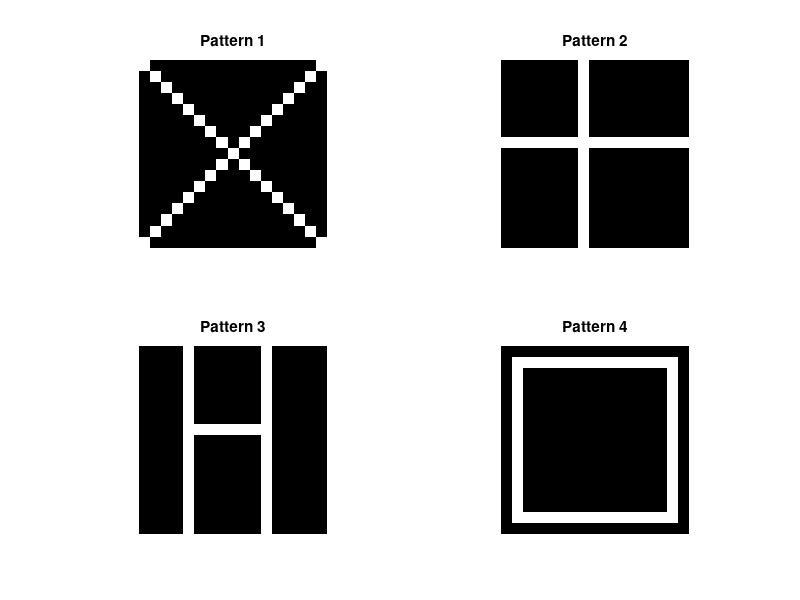

Recreate this plot in MATLAB. (Note: a time limit stopped this script after it produced the figure.)
close all
clear
clc
%% rule 4
pattern1=zeros(17,17);
pattern2=zeros(17,17);
pattern3=zeros(17,17);
pattern4=zeros(17,17);
%pattern 1
for i = 1:17
    pattern1(i,i) = 1;                  
    pattern1(i,17+1-i) = 1;   
end
%pattern2
for i = 1:(17);
    pattern2(i,8) = 1;                % Top left to center
    pattern2(8,i) = 1;                % Double the thickness
  
end


% pattern3
for j = 1:17
    
    
   pattern3(j,5) = 1;                 
   pattern3(j,12) = 1;    
        
   
    pattern3(8,5:12) = 1;

end

%  pattern 4
for i = 2:17-1
    pattern4(i,2) = 1;                  % Top horizontal line
    pattern4(i,17-1) = 1;               % Bottom horizontal line
end
for j = 2:17-1
    pattern4(2,j) = 1;                  % Left vertical line
    pattern4(17-1,j) = 1;               % Right vertical line
end
% Combine all patterns into a single array
all_patterns = zeros(17,17,4);
all_patterns(:,:,1) = pattern1;
all_patterns(:,:,2) = pattern2;
all_patterns(:,:,3) = pattern3;
all_patterns(:,:,4) = pattern4;
f1=figure
% Plot the patterns
for i = 1:4
    subplot(2,2,i);
    imshow(all_patterns(:,:,i));
    title(sprintf('Pattern %d', i));
end
saveas(f1, sprintf('1.png'));
dt = 0.001;         % time step for simulation
tau = 0.010;        % time constant for cells
tmax = 1;           % maximum time to wait
time = 0:dt:tmax;      %time vector
N_t = length(time);
N_unit=289;
r_max=50;
I_threshold=10;
del_I=1;
tau_r=10e-3;
pattern=zeros(17,17);
W=ones(N_unit,N_unit)*(-0.3/N_unit);
figure
for trial = 1:400+4
    r_i = zeros(N_t,N_unit);
    pattern_no = randi(4);
    input_rand = all_patterns(:,:,pattern_no);
    prob = find(rand(N_unit,1) < 0.1 );
    input_rand(prob) = 1-input_rand(prob); 
    for i = 2:N_t                  
        if ( i <N_t/ 2 )           
            
            I_i = input_rand(:)'*50 + r_i(i-1,:)*W;
        else                                     
            I_i= r_i(i-1,:)*W;     
        end
         
         r_i(i,:) = r_i(i-1,:) + dt/tau_r*((r_max./(1+exp(-(I_i-I_threshold)/del_I)))-r_i(i-1,:));
    end
    pattern(:) = r_i(end,:);
    
    rate_t = 25;      
    epsilonp = 0.1/N_unit;       
    epsilonn = 0.25*epsilonp;          
    
          
    dW = epsilonp*(double(r_i'>rate_t))*(double(r_i>rate_t)) - epsilonn*(double(r_i'<rate_t))*(double(r_i>rate_t));
    W = W+dW*dt;    
    W = min(W,8/N_unit);        
    W = max(W,-8/N_unit);
     if ( mod(trial,100) < 5)
        figure(pattern_no)
        subplot(2,1,1)
        imagesc(input_rand)          % Input to network
        subplot(2,1,2)
        imagesc(pattern)     % Response at end of trial
        drawnow
        caxis([0 r_max])
    end
end

for trial = 1:4
    rate = zeros(N_t,N_unit);
    pattern_no = trial;

    % Now set the chosen pattern to be the current trial's input pattern
   input_rand = all_patterns(:,:,pattern_no);
    prob = find(rand(N_unit,1) < 0.1 );
    input_rand(prob) = 1-input_rand(prob)
    
    f44=figure(44)

    subplot('Position',[0.03+0.25*(trial-1) 0.52 0.2 0.35])
    imagesc(input_rand);    % View input patterns
    set(gca,'XTick',[])
    set(gca,'YTick',[])
    title(strcat(['Final Input ', ' ', num2str(pattern_no)]))
    colormap(gray)
     for i = 2:N_t                  
        if ( i <N_t/ 2 )           
            
            I_i = input_rand(:)'*50 + r_i(i-1,:)*W;
        else                                     
            I_i= r_i(i-1,:)*W;     
        end
         
         r_i(i,:) = r_i(i-1,:) + dt/tau_r*((r_max./(1+exp(-(I_i-I_threshold)/del_I)))-r_i(i-1,:));
    end
    pattern(:) = r_i(end,:);
     
    % Finally plot all data on one figure 
    
    subplot('Position',[0.03+0.25*(trial-1) 0.04 0.2 0.35])
    imagesc(pattern);
    set(gca,'XTick',[])
    set(gca,'YTick',[])
    title(strcat(['Final Response ', ' ', num2str(pattern_no)]))
    colormap(gray)
end
saveas(f44, sprintf('44.png'));
%% rule 2
%clf
pattern1=zeros(17,17);
pattern2=zeros(17,17);
pattern3=zeros(17,17);
pattern4=zeros(17,17);
%pattern 1
for i = 1:17
    pattern1(i,i) = 1;                  
    pattern1(i,17+1-i) = 1;   
end
%pattern2
for i = 1:(17);
    pattern2(i,8) = 1;                % Top left to center
    pattern2(8,i) = 1;                % Double the thickness
  
end


% pattern3
for j = 1:17
    
    
   pattern3(j,5) = 1;                 
   pattern3(j,12) = 1;    
        
   
    pattern3(8,5:12) = 1;

end

%  pattern 4
for i = 2:17-1
    pattern4(i,2) = 1;                  % Top horizontal line
    pattern4(i,17-1) = 1;               % Bottom horizontal line
end
for j = 2:17-1
    pattern4(2,j) = 1;                  % Left vertical line
    pattern4(17-1,j) = 1;               % Right vertical line
end
% Combine all patterns into a single array
all_patterns = zeros(17,17,4);
all_patterns(:,:,1) = pattern1;
all_patterns(:,:,2) = pattern2;
all_patterns(:,:,3) = pattern3;
all_patterns(:,:,4) = pattern4;
f11=figure
% Plot the patterns
for i = 1:4
    subplot(2,2,i);
    imshow(all_patterns(:,:,i));
    title(sprintf('Pattern %d', i));
end

dt = 0.001;         % time step for simulation
tau = 0.010;        % time constant for cells
tmax = 1;           % maximum time to wait
time = 0:dt:tmax;      %time vector
N_t = length(time);
N_unit=289;
r_max=50;
I_threshold=10;
del_I=1;
tau_r=10e-3;
pattern=zeros(17,17);
W=ones(N_unit,N_unit)*(-0.3/N_unit);
figure
for trial = 1:400+4
    r_i = zeros(N_t,N_unit);
    pattern_no = randi(4);
    input_rand = all_patterns(:,:,pattern_no);
    prob = find(rand(N_unit,1) < 0.1 );
    input_rand(prob) = 1-input_rand(prob); 
    for i = 2:N_t                  
        if ( i <N_t/ 2 )           
            
            I_i = input_rand(:)'*50 + r_i(i-1,:)*W;
        else                                     
            I_i= r_i(i-1,:)*W;     
        end
         
         r_i(i,:) = r_i(i-1,:) + dt/tau_r*((r_max./(1+exp(-(I_i-I_threshold)/del_I)))-r_i(i-1,:));
    end
    pattern(:) = r_i(end,:);
    
    rate_t = 25;      
    epsilonp = 0.1/N_unit;       
    epsilonn = 0.15*epsilonp;          
    
          
    dW = epsilonp*(double(r_i'>rate_t))*(double(r_i>rate_t)) -2* epsilonn*(double(r_i'<rate_t))*(double(r_i>rate_t));
    W = W+dW*dt;    
    W = min(W,8/N_unit);        
    W = max(W,-8/N_unit);
     if ( mod(trial,100) < 5)
        figure(pattern_no)
        subplot(2,1,1)
        imagesc(input_rand)          % Input to network
        subplot(2,1,2)
        imagesc(pattern)     % Response at end of trial
        drawnow
        caxis([0 r_max])
    end
end

for trial = 1:4
    rate = zeros(N_t,N_unit);
    pattern_no = trial;

    % Now set the chosen pattern to be the current trial's input pattern
   input_rand = all_patterns(:,:,pattern_no);
    prob = find(rand(N_unit,1) < 0.1 );
    input_rand(prob) = 1-input_rand(prob)
    
    f22=figure(22)

    subplot('Position',[0.03+0.25*(trial-1) 0.52 0.2 0.35])
    imagesc(input_rand);    % View input patterns
    set(gca,'XTick',[])
    set(gca,'YTick',[])
    title(strcat(['Final Input ', ' ', num2str(pattern_no)]))
    colormap(gray)
     for i = 2:N_t                  
        if ( i <N_t/ 2 )           
            
            I_i = input_rand(:)'*50 + r_i(i-1,:)*W;
        else                                     
            I_i= r_i(i-1,:)*W;     
        end
         
         r_i(i,:) = r_i(i-1,:) + dt/tau_r*((r_max./(1+exp(-(I_i-I_threshold)/del_I)))-r_i(i-1,:));
    end
    pattern(:) = r_i(end,:);
     
    % Finally plot all data on one figure 
    figure(22)
    subplot('Position',[0.03+0.25*(trial-1) 0.04 0.2 0.35])
    imagesc(pattern);
    set(gca,'XTick',[])
    set(gca,'YTick',[])
    title(strcat(['Final Response ', ' ', num2str(pattern_no)]))
    colormap(gray)
end
saveas(f22, sprintf('22.png'));

%% rule 3
pattern1=zeros(17,17);
pattern2=zeros(17,17);
pattern3=zeros(17,17);
pattern4=zeros(17,17);
%pattern 1
for i = 1:17
    pattern1(i,i) = 1;                  
    pattern1(i,17+1-i) = 1;   
end
%pattern2
for i = 1:(17);
    pattern2(i,8) = 1;                % Top left to center
    pattern2(8,i) = 1;                % Double the thickness
  
end


% pattern3
for j = 1:17
    
    
   pattern3(j,5) = 1;                 
   pattern3(j,12) = 1;    
        
   
    pattern3(8,5:12) = 1;

end

%  pattern 4
for i = 2:17-1
    pattern4(i,2) = 1;                  % Top horizontal line
    pattern4(i,17-1) = 1;               % Bottom horizontal line
end
for j = 2:17-1
    pattern4(2,j) = 1;                  % Left vertical line
    pattern4(17-1,j) = 1;               % Right vertical line
end
% Combine all patterns into a single array
all_patterns = zeros(17,17,4);
all_patterns(:,:,1) = pattern1;
all_patterns(:,:,2) = pattern2;
all_patterns(:,:,3) = pattern3;
all_patterns(:,:,4) = pattern4;
f1=figure
% Plot the patterns
for i = 1:4
    subplot(2,2,i);
    imshow(all_patterns(:,:,i));
    title(sprintf('Pattern %d', i));
end
saveas(f1, sprintf('1.png'));
dt = 0.001;         % time step for simulation
tau = 0.010;        % time constant for cells
tmax = 1;           % maximum time to wait
time = 0:dt:tmax;      %time vector
N_t = length(time);
N_unit=289;
r_max=50;
I_threshold=10;
del_I=1;
tau_r=10e-3;
pattern=zeros(17,17);
W=ones(N_unit,N_unit)*(-0.3/N_unit);
figure
for trial = 1:400+4
    r_i = zeros(N_t,N_unit);
    pattern_no = randi(4);
    input_rand = all_patterns(:,:,pattern_no);
    prob = find(rand(N_unit,1) < 0.1 );
    input_rand(prob) = 1-input_rand(prob); 
    for i = 2:N_t                  
        if ( i <N_t/ 2 )           
            
            I_i = input_rand(:)'*50 + r_i(i-1,:)*W;
        else                                     
            I_i= r_i(i-1,:)*W;     
        end
         
         r_i(i,:) = r_i(i-1,:) + dt/tau_r*((r_max./(1+exp(-(I_i-I_threshold)/del_I)))-r_i(i-1,:));
    end
    pattern(:) = r_i(end,:);
    
    rate_t = 25;      
    epsilonp = 0.1/N_unit;       
    epsilonn = 0.4*epsilonp;          
    
          
    dW = epsilonp*(double(r_i'>rate_t))*(double(r_i>rate_t)) - epsilonn*(double(r_i'<rate_t))*(double(r_i>rate_t));
    W = W+dW*dt;    
    W = min(W,8/N_unit);        
    W = max(W,-8/N_unit);
     if ( mod(trial,100) < 5)
        figure(pattern_no)
        subplot(2,1,1)
        imagesc(input_rand)          % Input to network
        subplot(2,1,2)
        imagesc(pattern)     % Response at end of trial
        drawnow
        caxis([0 r_max])
    end
end

for trial = 1:4
    rate = zeros(N_t,N_unit);
    pattern_no = trial;

    % Now set the chosen pattern to be the current trial's input pattern
   input_rand = all_patterns(:,:,pattern_no);
    prob = find(rand(N_unit,1) < 0.1 );
    input_rand(prob) = 1-input_rand(prob)
    
    f33=figure(33)

    subplot('Position',[0.03+0.25*(trial-1) 0.52 0.2 0.35])
    imagesc(input_rand);    % View input patterns
    set(gca,'XTick',[])
    set(gca,'YTick',[])
    title(strcat(['Final Input ', ' ', num2str(pattern_no)]))
    colormap(gray)
     for i = 2:N_t                  
        if ( i <N_t/ 2 )           
            
            I_i = input_rand(:)'*50 + r_i(i-1,:)*W;
        else                                     
            I_i= r_i(i-1,:)*W;     
        end
         
         r_i(i,:) = r_i(i-1,:) + dt/tau_r*((r_max./(1+exp(-(I_i-I_threshold)/del_I)))-r_i(i-1,:));
    end
    pattern(:) = r_i(end,:);
     
    % Finally plot all data on one figure 
    
    subplot('Position',[0.03+0.25*(trial-1) 0.04 0.2 0.35])
    imagesc(pattern);
    set(gca,'XTick',[])
    set(gca,'YTick',[])
    title(strcat(['Final Response ', ' ', num2str(pattern_no)]))
    colormap(gray)
end
saveas(f33, sprintf('33.png'));
% %% rule 5
% pattern1=zeros(17,17);
% pattern2=zeros(17,17);
% pattern3=zeros(17,17);
% pattern4=zeros(17,17);
% %pattern 1
% for i = 1:17
%     pattern1(i,i) = 1;                  
%     pattern1(i,17+1-i) = 1;   
% end
% %pattern2
% for i = 1:(17);
%     pattern2(i,8) = 1;                % Top left to center
%     pattern2(8,i) = 1;                % Double the thickness
%   
% end
% 
% 
% % pattern3
% for j = 1:17
%     
%     
%    pattern3(j,5) = 1;                 
%    pattern3(j,12) = 1;    
%         
%    
%     pattern3(8,5:12) = 1;
% 
% end
% 
% %  pattern 4
% for i = 2:17-1
%     pattern4(i,2) = 1;                  % Top horizontal line
%     pattern4(i,17-1) = 1;               % Bottom horizontal line
% end
% for j = 2:17-1
%     pattern4(2,j) = 1;                  % Left vertical line
%     pattern4(17-1,j) = 1;               % Right vertical line
% end
% % Combine all patterns into a single array
% all_patterns = zeros(17,17,4);
% all_patterns(:,:,1) = pattern1;
% all_patterns(:,:,2) = pattern2;
% all_patterns(:,:,3) = pattern3;
% all_patterns(:,:,4) = pattern4;
% f1=figure
% % Plot the patterns
% for i = 1:4
%     subplot(2,2,i);
%     imshow(all_patterns(:,:,i));
%     title(sprintf('Pattern %d', i));
% end
% saveas(f1, sprintf('1.png'));
% dt = 0.001;         % time step for simulation
% tau = 0.010;        % time constant for cells
% tmax = 1;           % maximum time to wait
% time = 0:dt:tmax;      %time vector
% N_t = length(time);
% N_unit=289;
% r_max=50;
% I_threshold=10;
% del_I=1;
% tau_r=10e-3;
% pattern=zeros(17,17);
% W=ones(N_unit,N_unit)*(-0.3/N_unit);
% figure
% for trial = 1:400+4
%     r_i = zeros(N_t,N_unit);
%     pattern_no = randi(4);
%     input_rand = all_patterns(:,:,pattern_no);
%     prob = find(rand(N_unit,1) < 0.1 );
%     input_rand(prob) = 1-input_rand(prob); 
%     for i = 2:N_t                  
%         if ( i <N_t/ 2 )           
%             
%             I_i = input_rand(:)'*50 + r_i(i-1,:)*W;
%         else                                     
%             I_i= r_i(i-1,:)*W;     
%         end
%          
%          r_i(i,:) = r_i(i-1,:) + dt/tau_r*((r_max./(1+exp(-(I_i-I_threshold)/del_I)))-r_i(i-1,:));
%     end
%     pattern(:) = r_i(end,:);
%     
%     rate_t = 0.9*r_max;     
%     epsilonp = 0.005/N_unit;       
%     epsilonn = 0;          
%     
%           
%     dW = epsilonp* rate'*(rate.*(rate-rate_t));
%     W = W+dW*dt;    
%     W = min(W,8/N_unit);        
%     W = max(W,-8/N_unit);
%      if ( mod(trial,100) < 5)
%         figure(pattern_no)
%         subplot(2,1,1)
%         imagesc(input_rand)          % Input to network
%         subplot(2,1,2)
%         imagesc(pattern)     % Response at end of trial
%         drawnow
%         caxis([0 r_max])
%     end
% end
% 
% for trial = 1:4
%     rate = zeros(N_t,N_unit);
%     pattern_no = trial;
% 
%     % Now set the chosen pattern to be the current trial's input pattern
%    input_rand = all_patterns(:,:,pattern_no);
%     prob = find(rand(N_unit,1) < 0.1 );
%     input_rand(prob) = 1-input_rand(prob)
%     
%     f55=figure(55)
% 
%     subplot('Position',[0.03+0.25*(trial-1) 0.52 0.2 0.35])
%     imagesc(input_rand);    % View input patterns
%     set(gca,'XTick',[])
%     set(gca,'YTick',[])
%     title(strcat(['Final Input ', ' ', num2str(pattern_no)]))
%     colormap(gray)
%      for i = 2:N_t                  
%         if ( i <N_t/ 2 )           
%             
%             I_i = input_rand(:)'*50 + r_i(i-1,:)*W;
%         else                                     
%             I_i= r_i(i-1,:)*W;     
%         end
%          
%          r_i(i,:) = r_i(i-1,:) + dt/tau_r*((r_max./(1+exp(-(I_i-I_threshold)/del_I)))-r_i(i-1,:));
%     end
%     pattern(:) = r_i(end,:);
%      
%     % Finally plot all data on one figure 
%     
%     subplot('Position',[0.03+0.25*(trial-1) 0.04 0.2 0.35])
%     imagesc(pattern);
%     set(gca,'XTick',[])
%     set(gca,'YTick',[])
%     title(strcat(['Final Response ', ' ', num2str(pattern_no)]))
%     colormap(gray)
% end
% saveas(f55, sprintf('55.png'));
%% rule 1
pattern1=zeros(17,17);
pattern2=zeros(17,17);
pattern3=zeros(17,17);
pattern4=zeros(17,17);
%pattern 1
for i = 1:17
    pattern1(i,i) = 1;                  
    pattern1(i,17+1-i) = 1;   
end
%pattern2
for i = 1:(17);
    pattern2(i,8) = 1;                % Top left to center
    pattern2(8,i) = 1;                % Double the thickness
  
end


% pattern3
for j = 1:17
    
    
   pattern3(j,5) = 1;                 
   pattern3(j,12) = 1;    
        
   
    pattern3(8,5:12) = 1;

end

%  pattern 4
for i = 2:17-1
    pattern4(i,2) = 1;                  % Top horizontal line
    pattern4(i,17-1) = 1;               % Bottom horizontal line
end
for j = 2:17-1
    pattern4(2,j) = 1;                  % Left vertical line
    pattern4(17-1,j) = 1;               % Right vertical line
end
% Combine all patterns into a single array
all_patterns = zeros(17,17,4);
all_patterns(:,:,1) = pattern1;
all_patterns(:,:,2) = pattern2;
all_patterns(:,:,3) = pattern3;
all_patterns(:,:,4) = pattern4;
f1=figure
% Plot the patterns
for i = 1:4
    subplot(2,2,i);
    imshow(all_patterns(:,:,i));
    title(sprintf('Pattern %d', i));
end
saveas(f1, sprintf('1.png'));
dt = 0.001;         % time step for simulation
tau = 0.010;        % time constant for cells
tmax = 1;           % maximum time to wait
time = 0:dt:tmax;      %time vector
N_t = length(time);
N_unit=289;
r_max=50;
I_threshold=10;
del_I=1;
tau_r=10e-3;
pattern=zeros(17,17);
W=ones(N_unit,N_unit)*(-0.3/N_unit);
figure
for trial = 1:400+4
    r_i = zeros(N_t,N_unit);
    pattern_no = randi(4);
    input_rand = all_patterns(:,:,pattern_no);
    prob = find(rand(N_unit,1) < 0.1 );
    input_rand(prob) = 1-input_rand(prob); 
    for i = 2:N_t                  
        if ( i <N_t/ 2 )           
            
            I_i = input_rand(:)'*50 + r_i(i-1,:)*W;
        else                                     
            I_i= r_i(i-1,:)*W;     
        end
         
         r_i(i,:) = r_i(i-1,:) + dt/tau_r*((r_max./(1+exp(-(I_i-I_threshold)/del_I)))-r_i(i-1,:));
    end
    pattern(:) = r_i(end,:);
    
    rate_t = 25;      
    epsilonp = 0.1/N_unit;       
    epsilonn = 0.0;          
    
          
    dW = epsilonp*(double(r_i'>rate_t))*(double(r_i>rate_t)) ;
    W = W+dW*dt;    
    W = min(W,8/N_unit);        
    W = max(W,-8/N_unit);
    W = W - ones(N_unit,1)*mean(W)-0.3/N_unit;
     if ( mod(trial,100) < 5)
        figure(pattern_no)
        subplot(2,1,1)
        imagesc(input_rand)          % Input to network
        subplot(2,1,2)
        imagesc(pattern)     % Response at end of trial
        drawnow
        caxis([0 r_max])
    end
end

for trial = 1:4
    rate = zeros(N_t,N_unit);
    pattern_no = trial;

    % Now set the chosen pattern to be the current trial's input pattern
   input_rand = all_patterns(:,:,pattern_no);
    prob = find(rand(N_unit,1) < 0.1 );
    input_rand(prob) = 1-input_rand(prob)
    
    f11=figure(11)

    subplot('Position',[0.03+0.25*(trial-1) 0.52 0.2 0.35])
    imagesc(input_rand);    % View input patterns
    set(gca,'XTick',[])
    set(gca,'YTick',[])
    title(strcat(['Final Input ', ' ', num2str(pattern_no)]))
    colormap(gray)
     for i = 2:N_t                  
        if ( i <N_t/ 2 )           
            
            I_i = input_rand(:)'*50 + r_i(i-1,:)*W;
        else                                     
            I_i= r_i(i-1,:)*W;     
        end
         
         r_i(i,:) = r_i(i-1,:) + dt/tau_r*((r_max./(1+exp(-(I_i-I_threshold)/del_I)))-r_i(i-1,:));
    end
    pattern(:) = r_i(end,:);
     
    % Finally plot all data on one figure 
    
    subplot('Position',[0.03+0.25*(trial-1) 0.04 0.2 0.35])
    imagesc(pattern);
    set(gca,'XTick',[])
    set(gca,'YTick',[])
    title(strcat(['Final Response ', ' ', num2str(pattern_no)]))
    colormap(gray)
end
saveas(f11, sprintf('11.png'));
